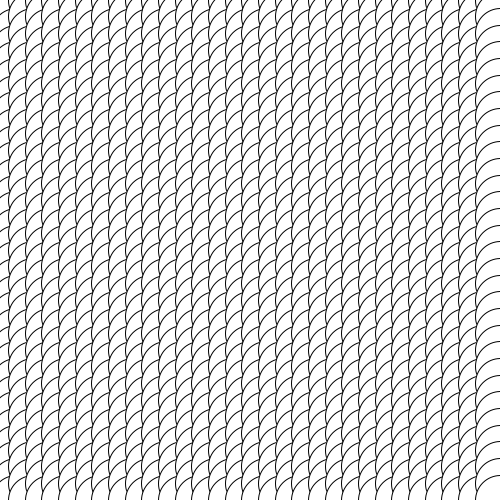
Frame 1 (no input)
Frame 60 (the mouse pressed at the canvas centre just before this capture): identical to frame 1, image omitted
Frame 120 (the mouse held since frame 60 and released just before this capture): identical to frame 1, image omitted

The Processing sketch that drew this single still picture (run headless with seeded random() and noise(); from frame 60 on, the mouse is pressed at the canvas centre):

// Processing sketch: template_griglia_figa
// ── template_griglia_figa.pde
int count = 30;
int radius = 50;

void setup() {
  size(500, 500);
  
  for(int i = 0; i <= count; i++) {
    for(int j = 0; j <= count; j++) {
      float x = lerp(0, width, map(i, 0, count, 0, 1));
      float y = lerp(0, height, map(j, 0, count, 0, 1));
      ellipse(x, y, radius, radius);
    }
  }
  
}

void draw() {
}
